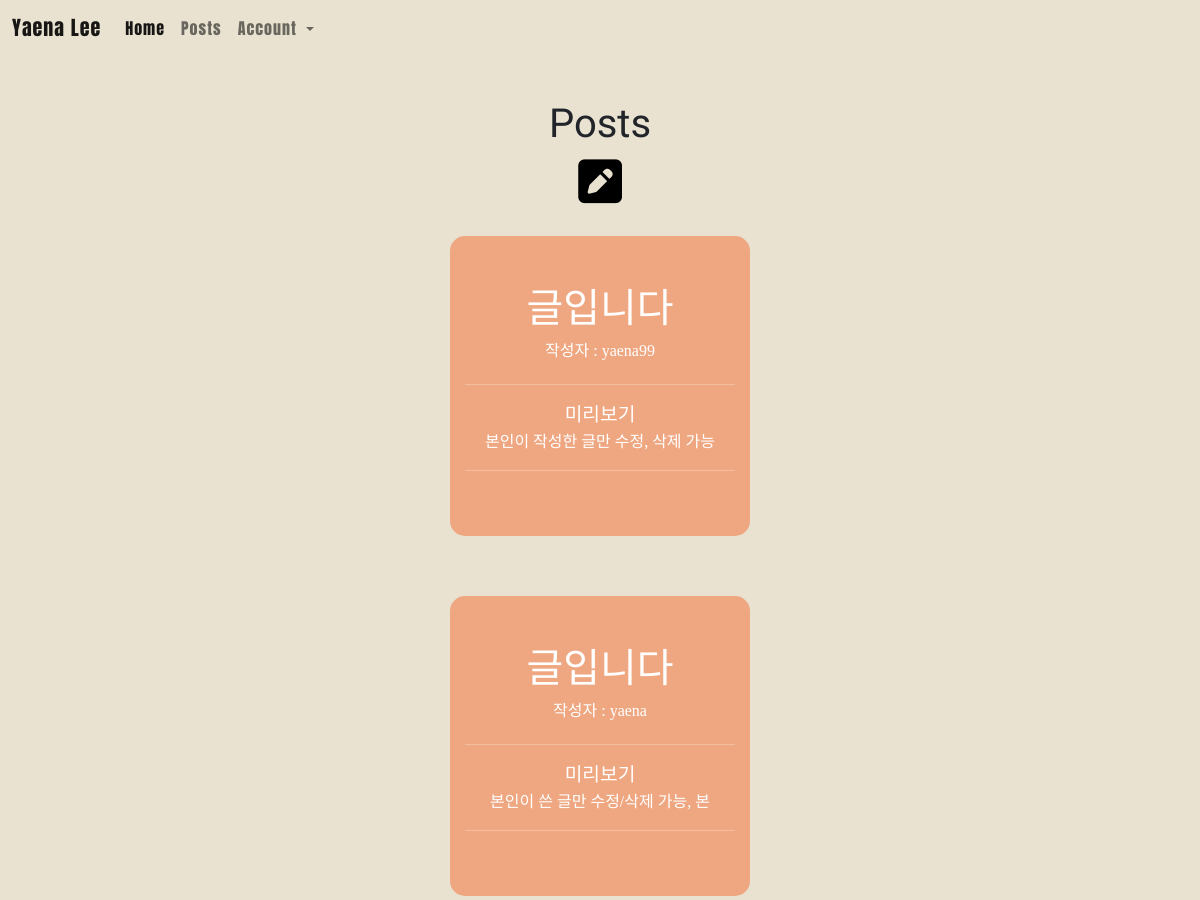
The app's page /post/ (signed in, upper part), older data.
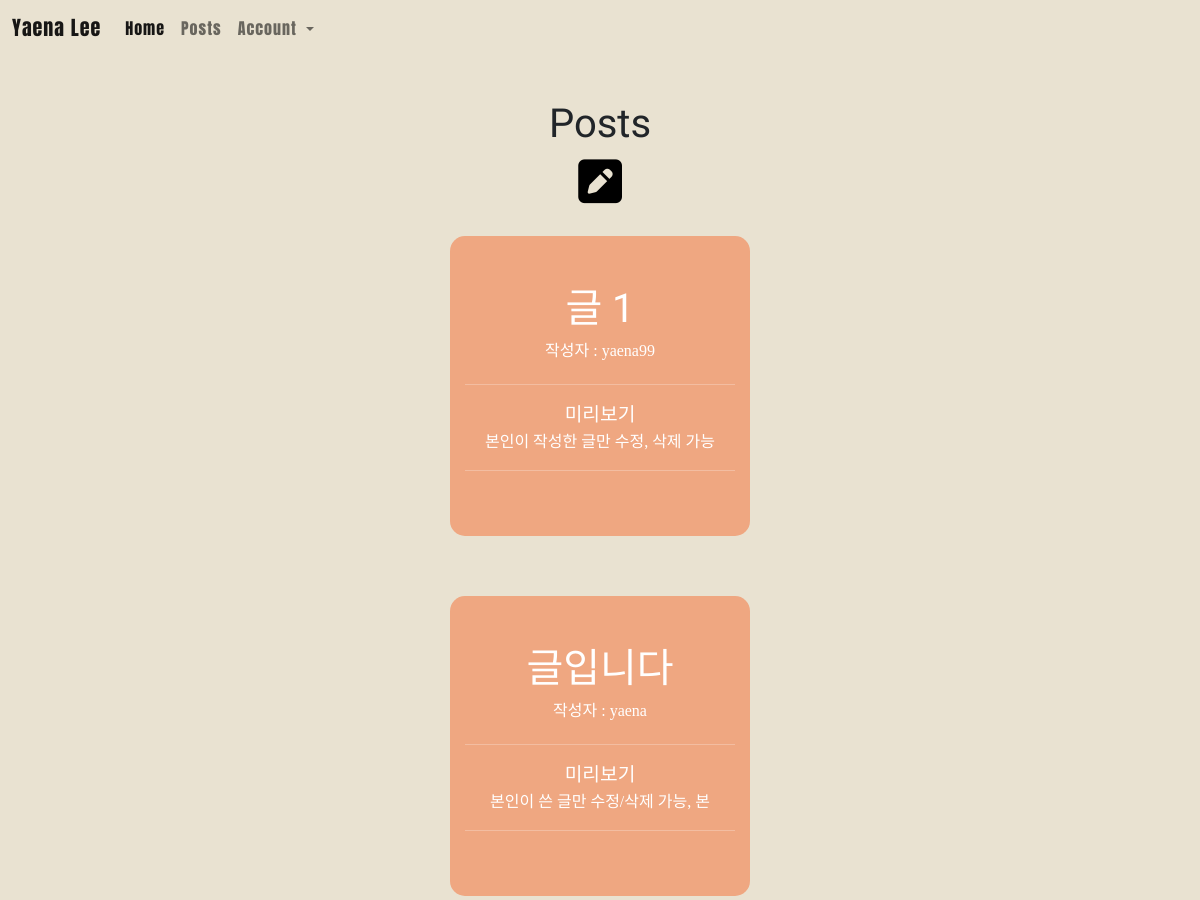
The same page, newer data.
### main/models.py (models this page shows, shortened)
class Post(models.Model):
    title = models.CharField(max_length=200)
    writer = models.ForeignKey(User,on_delete=models.CASCADE)
    pub_date = models.DateTimeField()
    body = models.TextField()
    image = models.ImageField(upload_to = 'post/', blank = True, null = True)
    like_user_set = models.ManyToManyField(User, blank=True, related_name='likes_user_set',through='Like')
    dislike_user_set = models.ManyToManyField(User, blank=True, related_name='dislikes_user_set',through='Dislike')
    def summary(self):
        return self.body[:20]

### main/views.py (the view)
# urls.py: path('post/',post, name = "post"),
def post(request):
    posts = Post.objects.all()
    return render(request,'main/post.html',{'posts':posts})

### main/templates/main/post.html
{% extends 'base.html' %}
{% load static %}
{% block content %}
{% include 'shared/_navbar2.html' %}
<div class = "Posts" id = "Posts">
    <h1 id = "title_posts"> Posts </h1>
    {% if user.is_authenticated %}
    <a href = "{%url 'main:new' %}" style="text-decoration:none;"><i class="fa-solid fa-square-pen" style="font-size: 50px; color:black"></i></a>
    <div id = "post_container">
      {% for post in posts %}
      <a href = "{% url 'main:detail' post.id %}" style="text-decoration: none;cursor:default">
        <div id = "post_box" style="cursor:pointer">
          <h1>{{post.title}}</h1>
          {% if post.writer %}
              {% if 'user' in post.writer.username %}
                  <h6>작성자 : {{ post.writer.last_name }} {{ post.writer.first_name }}</h6>
              {% else %}
                  <h6>작성자 : {{ post.writer }}</h6>
              {% endif %}
          {% else %}
              <h6>작성자 : 알 수 없음</h6>
          {% endif %}
          <hr style="width: 90%;margin-left: auto;margin-right: auto;">
            <p style="margin:0 ;font-size:larger;">미리보기</p>
            <h7>{{post.summary}}</h7>
            <hr style="width: 90%;margin-left: auto;margin-right: auto;">
        </div>
      </a>
      {%endfor%}
    </div>
    {% else %}
    <a href = "{% url 'account_login' %}" class = "btn btn-warning">로그인</a>
    <a href = "{% url 'account_signup'%}" class = "btn btn-warning">회원가입</a>
    {% endif %}
  </div>
  {% endblock %}

Row changes from the older to the newer data that the page shows:
changed Post "본인이 작성한 글만 수정, 삭제 가능": title "글입니다" → "글 1"
